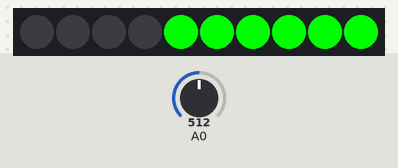
Bench run of a sketch on a simulated Arduino Uno, built with avr-gcc and run on an emulated ATmega328P. Parts: 10 RGB LEDs in strip order, left to right. Inputs (shaded band) come from the test bench; at power-on: A0 = 512.

Above: at 1.2 s.
1.3 s: A0 set to 709
At 2.2 s:
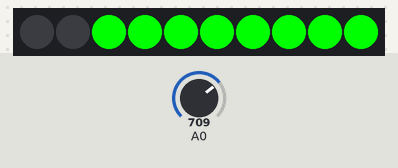
2.8 s: A0 set to 730
At 3.3 s:
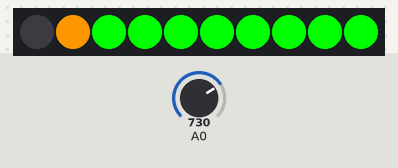
4.3 s: A0 set to 788
5.8 s: A0 set to 815
At 6.4 s:
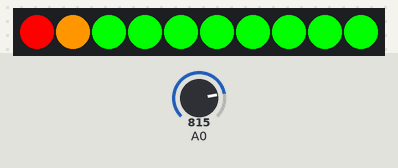
7.3 s: A0 set to 0
At 8.5 s:
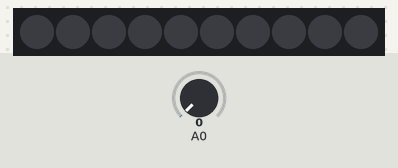
8.8 s: A0 set to 72
10.3 s: A0 set to 86
At 10.6 s:
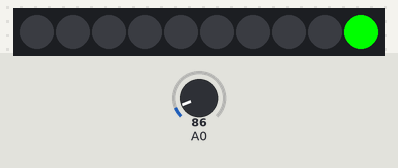
Timing chart, 0 to 12.8 s (numbered marks = the images above; inputs shaded):
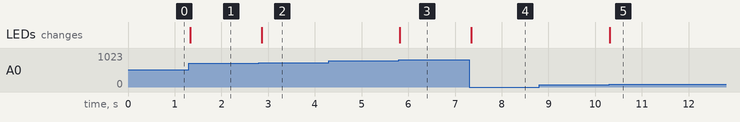

Measured:
- the behaviour switches between 719 and 720 on A0 (found by bisection; images 1 and 2)
- the behaviour switches between 799 and 800 on A0 (found by bisection; images 2 and 3)
- the behaviour switches between 79 and 80 on A0 (found by bisection; images 4 and 5)
- after the input at 1.3 s, the LEDs: change at once (image 1)
- after the input at 2.8 s, the LEDs: change after 0.06 s (image 2)
- after the input at 4.3 s, every drawn part: stays the same
- after the input at 5.8 s, the LEDs: change at once (image 3)
- after the input at 7.3 s, the LEDs: change after 0.05 s (image 4)
- after the input at 8.8 s, every drawn part: stays the same
- after the input at 10.3 s, the LEDs: change at once (image 5)

The sketch:

sketch_jan27a.ino
```cpp
#include <Grove_LED_Bar.h>


Grove_LED_Bar bar(3, 2, 0);  // Clock pin, Data pin, Orientation

void setup()
{
  // nothing to initialize
  bar.begin();
  bar.setGreenToRed(true);
}

void loop()
{

  int value = analogRead(A0);
  value = map(value, 0, 800, 0, 10);

  bar.setLevel(value);
  delay(100);
}
```
